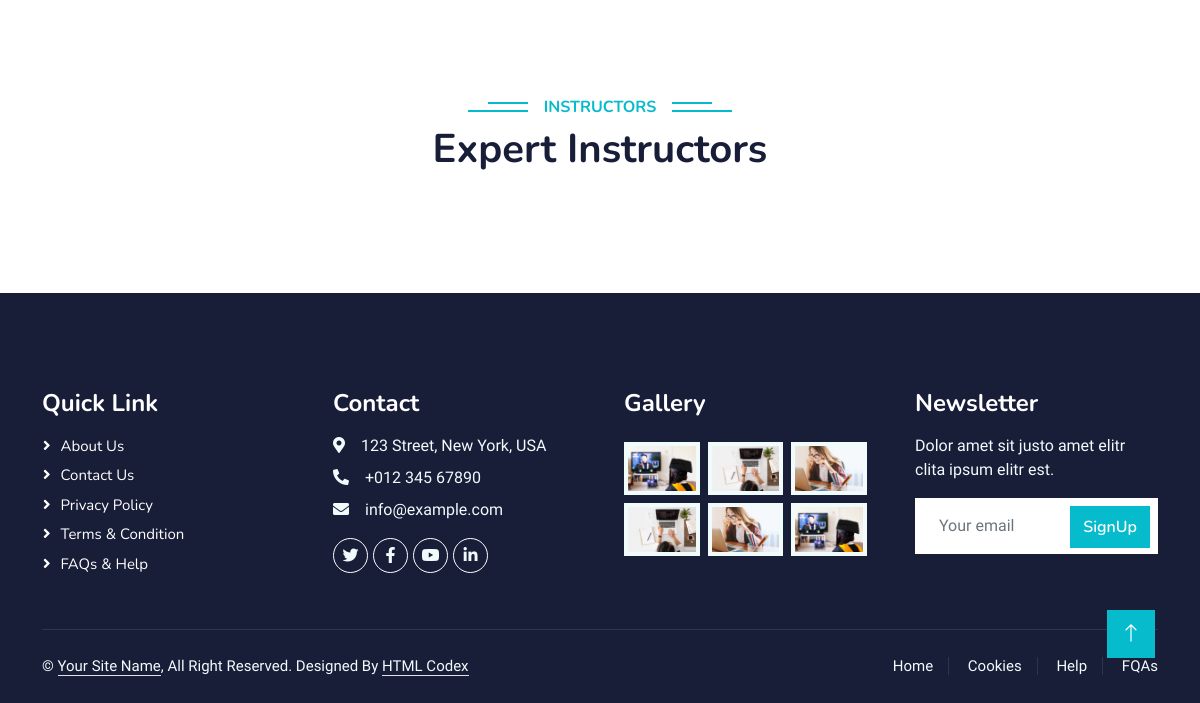
Before: /about (lower part) with the older database file.
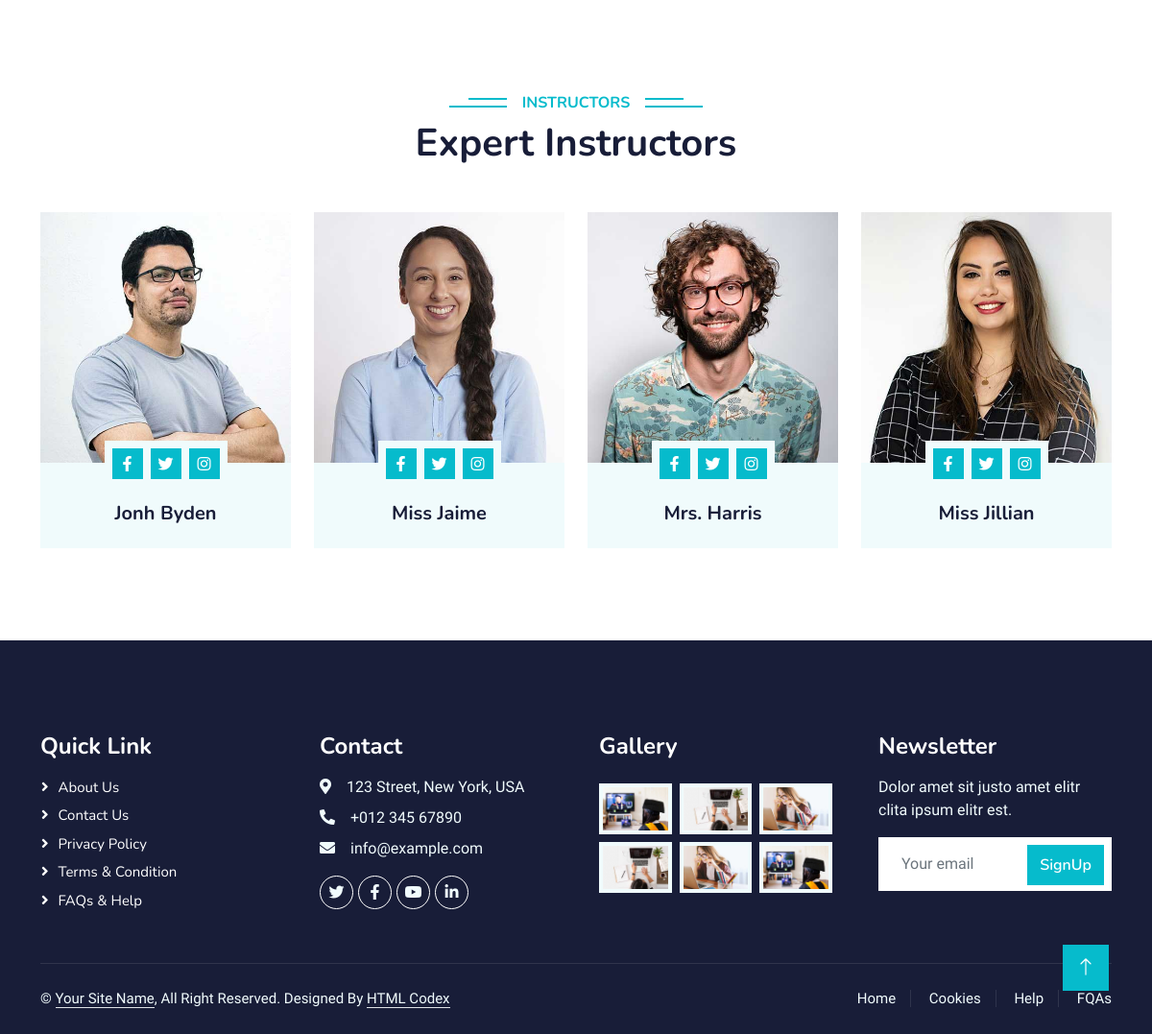
After: the same page with the newer database file.
### addInstructors/models.py (models this page shows, shortened)
class Instructors(models.Model):
    instructor_name = models.CharField(max_length=100)
    instructor_designation = models.CharField(max_length=100)
    instructor_image = models.ImageField(upload_to='instructor_images/')

### tanisha/views.py (the view)
# urls.py: path("about", views.about, name="about"),
def about(request):
    instructors = Instructors.objects.all()
    return render(request, "about.html",{'instructors': instructors})

### templates/about.html (shortened to what this page needs)
{% extends "base.html" %}
{% load static %}
{% block content %}
    <div class="container-xxl py-5">
    </div>
    <div class="container-xxl py-5">
        <div class="container">
            <div class="text-center wow fadeInUp" data-wow-delay="0.1s">
                <h6 class="section-title bg-white text-center text-primary px-3">Instructors</h6>
                <h1 class="mb-5">Expert Instructors</h1>
            </div>
            <div class="row g-4">
                {% for i in instructors %}
                <div class="col-lg-3 col-md-6 wow fadeInUp" data-wow-delay="0.1s">
                    <div class="team-item bg-light">
                        <div class="overflow-hidden">
                            <img class="img-fluid" src="{{ i.instructor_image.url }}" alt="">
                        </div>
                        <div class="position-relative d-flex justify-content-center" style="margin-top: -23px;">
                            <div class="bg-light d-flex justify-content-center pt-2 px-1">
                                <a class="btn btn-sm-square btn-primary mx-1" href=""><i class="fab fa-facebook-f"></i></a>
                                <a class="btn btn-sm-square btn-primary mx-1" href=""><i class="fab fa-twitter"></i></a>
                                <a class="btn btn-sm-square btn-primary mx-1" href=""><i class="fab fa-instagram"></i></a>
                            </div>
                        </div>
                        <div class="text-center p-4">
                            <h5 class="mb-0">{{ i.instructor_name }}</h5>
                        </div>
                    </div>
                </div>
                {% endfor %}
            </div>
        </div>
    </div>
{% endblock %}

Changed rows visible on the page:
added Instructors: instructor_image (picture), instructor_name "Jonh Byden"
added Instructors: instructor_image (picture), instructor_name "Miss Jaime"
added Instructors: instructor_image (picture), instructor_name "Mrs. Harris"
added Instructors: instructor_image (picture), instructor_name "Miss Jillian"
